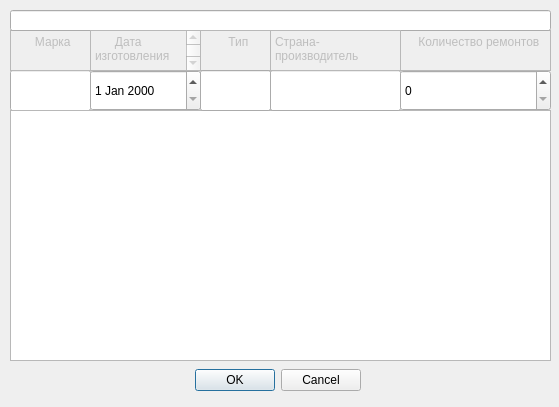
<?xml version="1.0" encoding="UTF-8"?>
<ui version="4.0">
 <class>settings</class>
 <widget class="QDialog" name="settings">
  <property name="geometry">
   <rect>
    <x>0</x>
    <y>0</y>
    <width>559</width>
    <height>407</height>
   </rect>
  </property>
  <property name="windowTitle">
   <string>Dialog</string>
  </property>
  <widget class="QDialogButtonBox" name="buttonBox">
   <property name="geometry">
    <rect>
     <x>190</x>
     <y>360</y>
     <width>171</width>
     <height>41</height>
    </rect>
   </property>
   <property name="orientation">
    <enum>Qt::Horizontal</enum>
   </property>
   <property name="standardButtons">
    <set>QDialogButtonBox::Cancel|QDialogButtonBox::Ok</set>
   </property>
  </widget>
  <widget class="QPlainTextEdit" name="plainTextEdit">
   <property name="enabled">
    <bool>false</bool>
   </property>
   <property name="geometry">
    <rect>
     <x>400</x>
     <y>30</y>
     <width>151</width>
     <height>41</height>
    </rect>
   </property>
   <property name="plainText">
    <string>    Количество ремонтов</string>
   </property>
  </widget>
  <widget class="QLineEdit" name="markedit">
   <property name="geometry">
    <rect>
     <x>10</x>
     <y>70</y>
     <width>81</width>
     <height>41</height>
    </rect>
   </property>
  </widget>
  <widget class="QTableView" name="tableView">
   <property name="geometry">
    <rect>
     <x>10</x>
     <y>110</y>
     <width>541</width>
     <height>251</height>
    </rect>
   </property>
  </widget>
  <widget class="QPlainTextEdit" name="plainTextEdit_4">
   <property name="enabled">
    <bool>false</bool>
   </property>
   <property name="geometry">
    <rect>
     <x>10</x>
     <y>30</y>
     <width>81</width>
     <height>41</height>
    </rect>
   </property>
   <property name="plainText">
    <string>      Марка</string>
   </property>
  </widget>
  <widget class="QLineEdit" name="countryedit">
   <property name="geometry">
    <rect>
     <x>270</x>
     <y>70</y>
     <width>131</width>
     <height>41</height>
    </rect>
   </property>
  </widget>
  <widget class="QLineEdit" name="nameedit">
   <property name="geometry">
    <rect>
     <x>10</x>
     <y>10</y>
     <width>541</width>
     <height>21</height>
    </rect>
   </property>
  </widget>
  <widget class="QPlainTextEdit" name="plainTextEdit_3">
   <property name="enabled">
    <bool>false</bool>
   </property>
   <property name="geometry">
    <rect>
     <x>90</x>
     <y>30</y>
     <width>111</width>
     <height>41</height>
    </rect>
   </property>
   <property name="plainText">
    <string>      Дата изготовления
</string>
   </property>
  </widget>
  <widget class="QSpinBox" name="countedit">
   <property name="geometry">
    <rect>
     <x>400</x>
     <y>70</y>
     <width>151</width>
     <height>41</height>
    </rect>
   </property>
  </widget>
  <widget class="QDateEdit" name="dateedit">
   <property name="geometry">
    <rect>
     <x>90</x>
     <y>70</y>
     <width>111</width>
     <height>41</height>
    </rect>
   </property>
  </widget>
  <widget class="QPlainTextEdit" name="plainTextEdit_2">
   <property name="enabled">
    <bool>false</bool>
   </property>
   <property name="geometry">
    <rect>
     <x>270</x>
     <y>30</y>
     <width>131</width>
     <height>41</height>
    </rect>
   </property>
   <property name="plainText">
    <string>Страна-производитель</string>
   </property>
  </widget>
  <widget class="QPlainTextEdit" name="plainTextEdit_5">
   <property name="enabled">
    <bool>false</bool>
   </property>
   <property name="geometry">
    <rect>
     <x>200</x>
     <y>30</y>
     <width>71</width>
     <height>41</height>
    </rect>
   </property>
   <property name="plainText">
    <string>       Тип</string>
   </property>
  </widget>
  <widget class="QLineEdit" name="typeedit">
   <property name="geometry">
    <rect>
     <x>200</x>
     <y>70</y>
     <width>71</width>
     <height>41</height>
    </rect>
   </property>
  </widget>
 </widget>
 <resources/>
 <connections>
  <connection>
   <sender>buttonBox</sender>
   <signal>accepted()</signal>
   <receiver>settings</receiver>
   <slot>accept()</slot>
   <hints>
    <hint type="sourcelabel">
     <x>248</x>
     <y>254</y>
    </hint>
    <hint type="destinationlabel">
     <x>157</x>
     <y>274</y>
    </hint>
   </hints>
  </connection>
  <connection>
   <sender>buttonBox</sender>
   <signal>rejected()</signal>
   <receiver>settings</receiver>
   <slot>reject()</slot>
   <hints>
    <hint type="sourcelabel">
     <x>316</x>
     <y>260</y>
    </hint>
    <hint type="destinationlabel">
     <x>286</x>
     <y>274</y>
    </hint>
   </hints>
  </connection>
 </connections>
</ui>
